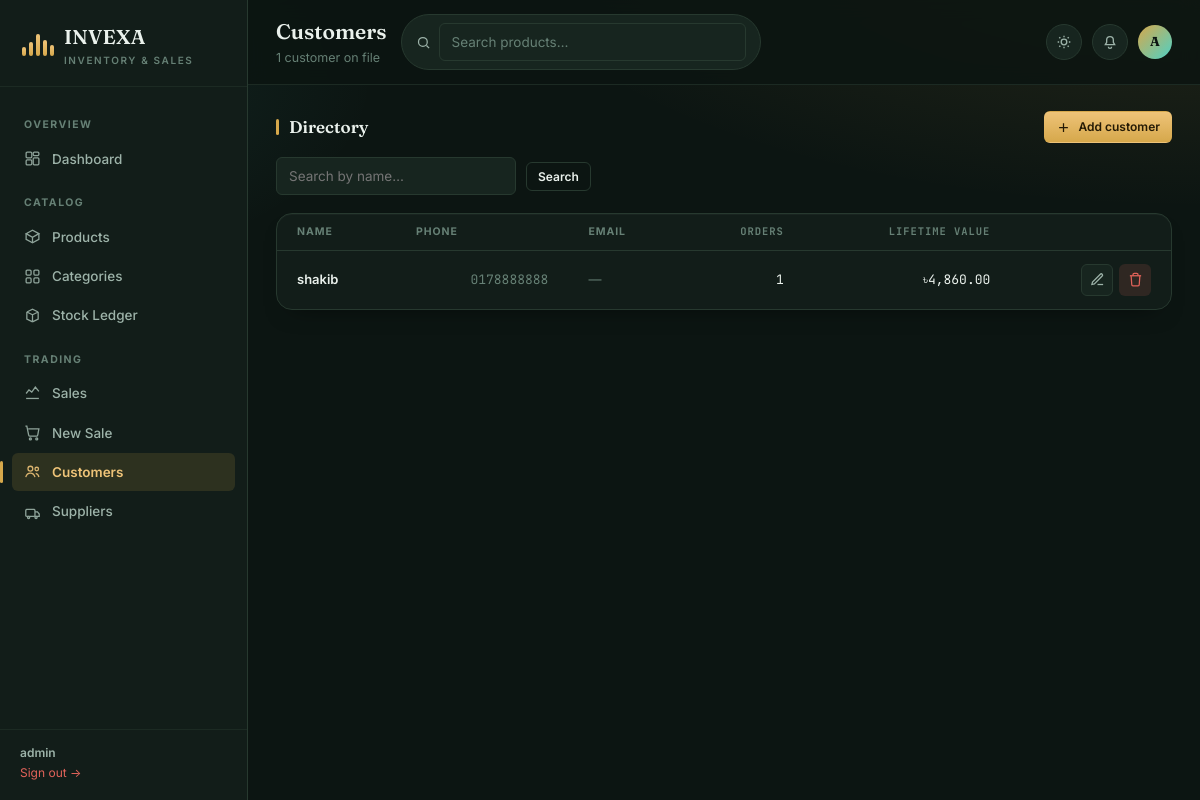
Page /customers (signed in) on the earlier database version.
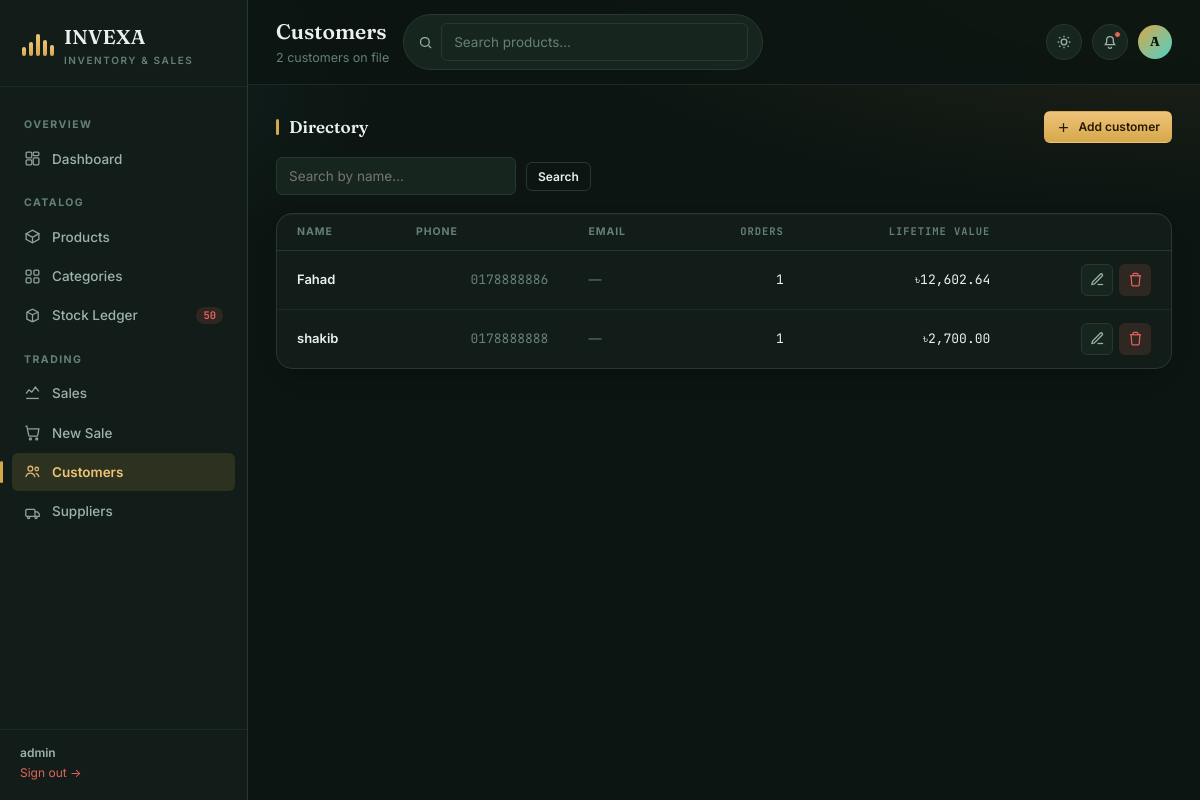
Same page on the later database version.
### tables this page shows
CREATE TABLE customers (id INTEGER PRIMARY KEY, name TEXT, phone TEXT, email TEXT, address TEXT);

### app.py (the view)
@app.route("/customers")
@login_required
def customers():
    db = get_db()
    q = request.args.get("q", "").strip()
    sql = """
        SELECT customers.*,
               COUNT(sales.id) AS order_count,
               COALESCE(SUM(sales.total_amount), 0) AS lifetime_value
        FROM customers
        LEFT JOIN sales ON sales.customer_id = customers.id
        WHERE 1=1
    """
    params = []
    if q:
        sql += " AND customers.name LIKE ?"
        params.append(f"%{q}%")
    sql += " GROUP BY customers.id ORDER BY customers.name"
    customer_list = db.execute(sql, params).fetchall()
    return render_template("customers.html", customers=customer_list, q=q)

### app.py (called while the page is built)
def get_db():
    if "db" not in g:
        g.db = sqlite3.connect(DB_PATH)
        g.db.row_factory = sqlite3.Row
        g.db.execute("PRAGMA foreign_keys = ON")
    return g.db

def login_required(view):
    @wraps(view)
    def wrapped(*args, **kwargs):
        if not session.get("logged_in"):
            return redirect(url_for("login"))
        return view(*args, **kwargs)
    return wrapped

@app.context_processor
def inject_globals():
    low_stock_count = 0
    if session.get("logged_in"):
        db = get_db()
        low_stock_count = db.execute(
            "SELECT COUNT(*) FROM products WHERE quantity <= minimum_stock"
        ).fetchone()[0]
    return {
        "app_name": APP_NAME,
        "current_user": session.get("username"),
        "low_stock_count": low_stock_count,
    }

### templates/customers.html (shortened to what this page needs)
{% extends "base.html" %}
{% set active_page = 'customers' %}
{% block page_title %}Customers{% endblock %}
{% block page_sub %}<p>{{ customers|length }} customer{{ 's' if customers|length != 1 }} on file</p>{% endblock %}
{% block content %}
<div class="section-head" style="margin-top:0;">
  <h2>Directory</h2>
  <a class="btn btn-primary btn-sm" href="{{ url_for('add_customer') }}">
    <svg viewBox="0 0 24 24" width="14" height="14" fill="none" stroke="currentColor" stroke-width="2"><path d="M12 5v14M5 12h14"/></svg>
    Add customer
  </a>
</div>
<form class="filters-row" method="get">
  <input type="text" name="q" value="{{ q }}" placeholder="Search by name…" style="min-width:240px;">
  <button class="btn btn-outline btn-sm" type="submit">Search</button>
</form>
<div class="card">
  {% if customers|length > 0 %}
  <div class="table-wrap">
    <table class="ledger">
      <thead><tr><th>Name</th><th>Phone</th><th>Email</th><th class="num">Orders</th><th class="num">Lifetime value</th><th></th></tr></thead>
      <tbody>
        {% for c in customers %}
        <tr>
          <td class="row-title">{{ c.name }}</td>
          <td class="muted num">{{ c.phone or '—' }}</td>
          <td class="muted">{{ c.email or '—' }}</td>
          <td class="num">{{ c.order_count }}</td>
          <td class="num">৳{{ "{:,.2f}".format(c.lifetime_value) }}</td>
          <td>
            <div class="row-actions">
              <a class="btn btn-ghost btn-icon" href="{{ url_for('edit_customer', customer_id=c.id) }}" title="Edit">
                <svg viewBox="0 0 24 24" width="14" height="14" fill="none" stroke="currentColor" stroke-width="2"><path d="M12 20h9"/><path d="M16.5 3.5a2.1 2.1 0 013 3L7 19l-4 1 1-4L16.5 3.5z"/></svg>
              </a>
              <form method="post" action="{{ url_for('delete_customer', customer_id=c.id) }}" data-confirm="Delete customer &quot;{{ c.name }}&quot;?">
                <button class="btn btn-danger btn-icon" title="Delete" type="submit">
                  <svg viewBox="0 0 24 24" width="14" height="14" fill="none" stroke="currentColor" stroke-width="2"><path d="M3 6h18"/><path d="M8 6V4a2 2 0 012-2h4a2 2 0 012 2v2m3 0l-1 14a2 2 0 01-2 2H8a2 2 0 01-2-2L5 6"/></svg>
                </button>
              </form>
            </div>
          </td>
        </tr>
        {% endfor %}
      </tbody>
    </table>
  </div>
  {% endif %}
</div>
{% endblock %}

Differences in the rows shown:
added customers: name "Fahad", phone "0178888886", email "—", order_count "1", lifetime_value "12,602.64"
computed for customers "shakib": lifetime_value "4,860.00" → "2,700.00"
Other differences:
{{ low_stock_count }}: (not shown) → "50"
{{ customers|length }}: "1" → "2"
{{ 's' if customers|length != 1 }}: (not shown) → "s"
